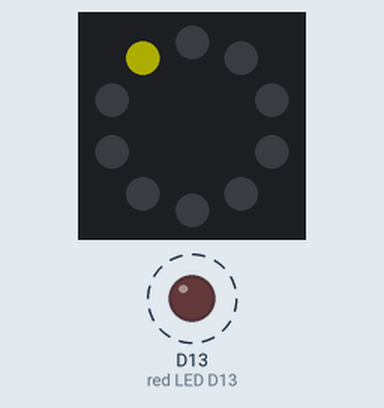
Simulated run of this program. Board: Circuit Playground running CircuitPython. Parts: the board's ring of 10 RGB LEDs (number 0 left of the top, counting anticlockwise), output pins drawn as LEDs (lit = HIGH). Dashed ring = blinking. Dim RGB values are drawn brighter than linear.

Above: at 0.1 s.
At 1.6 s:
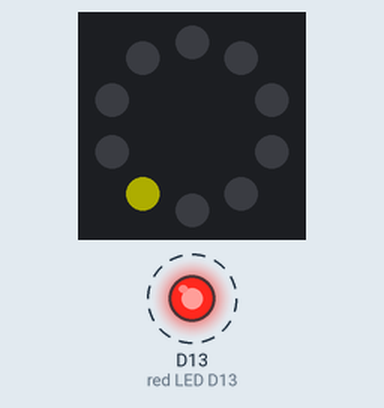
At 2.6 s:
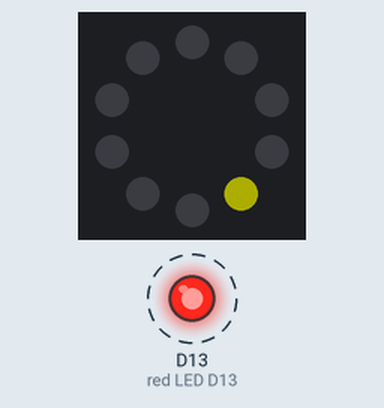
At 4.6 s:
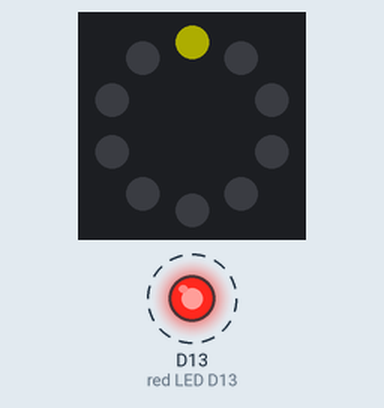
Timing chart, 0 to 40.0 s (numbered marks = the images above):
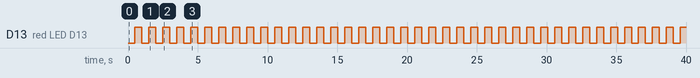

Measured:
- by itself, D13 (red LED D13): alternates HIGH for 0.50 s and LOW for 0.50 s
- by itself, everything shown: repeats every 5.0 s, in 10 steps
- what the display in image 1 shows lasts 0.5 s, from 1.5 s to 2.0 s

The program:

color-wheel.py
```python
#spins lights in a circle
import time
from adafruit_circuitplayground import cp

counter = 0
prev = 0
cp.red_led = True

while True:
    cp.red_led = not cp.red_led
    if counter == 0:
        prev = 9
    else:
        prev = counter - 1
    cp.pixels[counter] = (50, 50, 0)
    cp.pixels[prev] = (0, 0, 0)
    counter = (counter + 1) % 10
    time.sleep(0.5)
```
